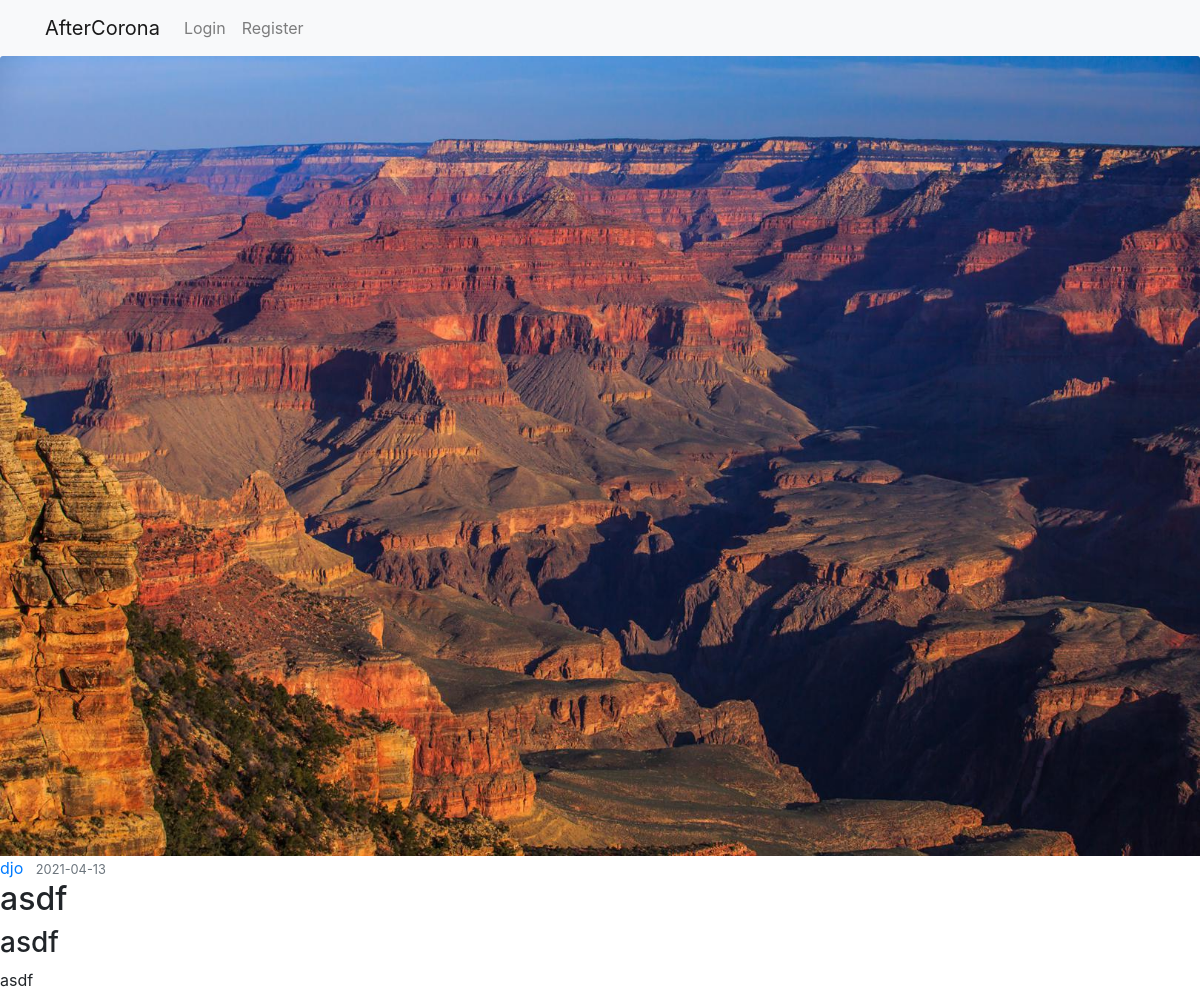
Screenshot of /post/3 with the database file from the repository.
### app/models.py (models this page shows, shortened)
class Post(db.Model):
    id = db.Column(db.Integer, primary_key=True)
    image = db.Column(db.String(50), nullable=False)
    place = db.Column(db.String(30), nullable=False)
    location = db.Column(db.String(50), nullable=False)
    created = db.Column(db.DateTime, nullable=False, default=datetime.utcnow)
    desc = db.Column(db.Text, nullable=False)
    user_id = db.Column(db.Integer, db.ForeignKey('user.id'), nullable=False)

class User(db.Model, UserMixin):
    id = db.Column(db.Integer, primary_key=True)
    image = db.Column(db.String(50), nullable=False, default='default.jpeg')
    username = db.Column(db.String(20), unique=True, nullable=False)
    email = db.Column(db.String(50), unique=True, nullable=False)
    password = db.Column(db.String(50), nullable=False)
    posts = db.relationship('Post', backref='author', lazy=True)

### app/routes.py (the view)
@app.route('/post/<int:post_id>')
def post(post_id):
    post = Post.query.get_or_404(post_id)
    return render_template('post.html', post=post)

### app/templates/post.html (shortened to what this page needs)
{% extends "layout.html" %} {% block content %}
<article>
  <img
    class="card-img-top"
    src="{{ url_for(
      'static', filename='place_images/' + post.image) }}"
  />
  <div class="media-body">
    <div class="article-metadata">
      <a class="mr-2" href="{{ url_for('user_posts', username=post.author.username) }}">{{ post.author.username }}</a>
      <small class="text-muted">{{ post.created.strftime('%Y-%m-%d') }}</small>
    </div>
    <h2>{{ post.place }}</h2>
    <h3>{{ post.location }}</h3>
    <p>{{ post.desc }}</p>
  </div>
</article>
{% endblock content %}

### rows the page displays
Post: image (picture), created "2021-04-13", place "asdf", location "asdf", desc "asdf"
User: author.username "djo"
